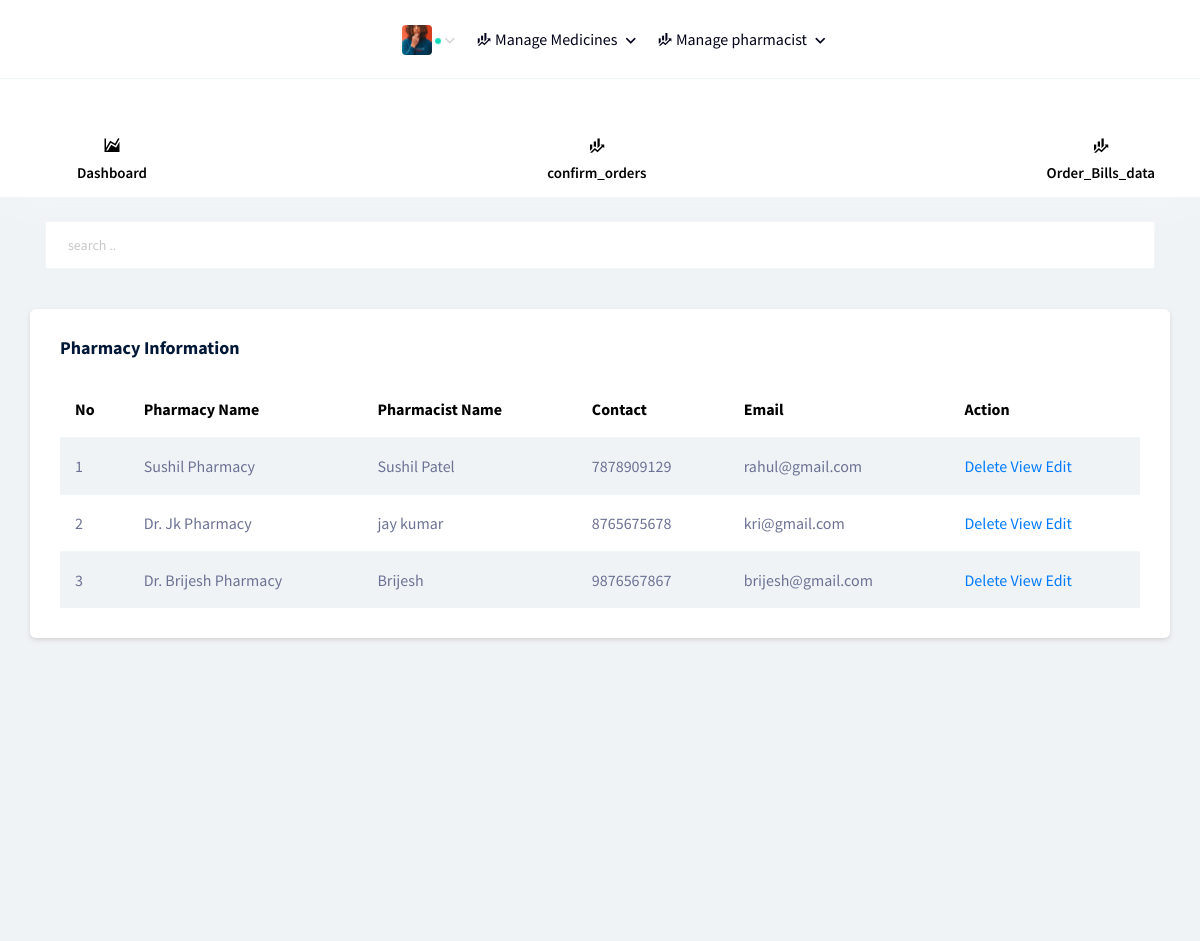
Page /admindashboard/ (signed in) on the committed database.
### app1/models.py (models this page shows, shortened)
class StoreDetails(models.Model):
    StoreName = models.CharField(max_length = 50,blank = True)
    PersonName = models.CharField(max_length = 50,blank = True)
    Contact = models.IntegerField(blank = True)
    email = models.EmailField(blank = True, default="", max_length=150)
    password = models.CharField(max_length = 50)
    add1 = models.TextField(default="")

### app1/views.py (the view)
# urls.py: path('admindashboard/', AdminDashboard, name='AdminDashboard'),
def AdminDashboard(request):
    if request.session.has_key('auser'):
        auser = request.session['auser']
        model = StoreDetails.objects.all()
        data = {}
        try:
            q = request.GET.get('search')
        except:
            q = None
        if q:
            product = StoreDetails.objects.filter(
                Q(StoreName__icontains=q) | Q(PersonName__icontains=q))
            data = {
                'data': model,
                'StoreDetails': product,
                'auser': auser
            }
        else:
            data = {'data': model}
        return render(request, 'admin/dashboard.html', data)
    else:
        return redirect('Adminlogin')

### app1/templates/admin/dashboard.html (shortened to what this page needs)
{% extends 'admin/adminbase.html' %}
{% load static %}
{% block content_data %}
        <div id="page-wrapper">
                <div class="row">
                    <div class="col-md-12 col-lg-12 col-sm-12">
                        <div class="white-box">
                            <div class="white-box">
                                <div class="container">
                                 <form action="" method="GET">
                                     <input type="text" name="search" class="form-control fa fa-search" placeholder="search ..">
                                 </form>
                             </div>
                             <br><br>
                        <div class="col-lg-12 grid-margin stretch-card">
                            <div class="card">
                              <div class="card-body">
                                <h4 class="card-title">Pharmacy Information</h4>
                                <div class="table-responsive">
                                  <table class="table table-striped">
                                    <thead>
                                      <tr>
                                        <th style="color:black; font-weight: bold;">No</th>
                                            <th style="color:black; font-weight: bold;">Pharmacy Name</th>
                                            <th style="color:black; font-weight: bold;">Pharmacist Name</th>
                                            <th style="color:black; font-weight: bold;">Contact</th>
                                            <th style="color:black; font-weight: bold;">Email</th>
                                            <th style="color:black; font-weight: bold;">Action</th>
                                      </tr>
                                    </thead>
                                    <tbody>
                                        {% for i in data %}
                                      <tr>
                                        <td>{{ forloop.counter }}</td>
                                        <td class="txt-oflo">{{ i.StoreName }}
                                            <a href = "/storeview/{{ i.id }}"></a></td>
                                        <td>{{ i.PersonName }}</td>
                                        <td>{{ i.Contact }}</td>
                                        <td>{{ i.email }}</td>
                                        <td><a href = "/storedelete/{{ i.id }}">Delete</a> <a href = "/storeview/{{ i.id }}">View</a> <a href = "/storeedit/{{ i.id }}">Edit</a></td>
                                      </tr>
                                      {% endfor %}
                                    </tbody>
                                  </table>
                                </div>
                              </div>
                            </div>
                          </div>
                        </div>
                    </div>
                </div>
        </div>
    </div>
{% endblock content_data %}

### app1/templates/admin/adminbase.html (shortened to what this page needs)
{% load static %}
<!DOCTYPE html>
<html lang="en">
  <head>
    <link rel="stylesheet" href="{% static 'vendors/mdi/css/materialdesignicons.min.css' %}">
    <link rel="stylesheet" href="{% static 'vendors/base/vendor.bundle.base.css' %}">
    <link rel="stylesheet" href="{% static 'css/style.css' %}">
  </head>
  <body>
    <div class="horizontal-menu">
      <nav class="navbar top-navbar col-lg-12 col-12 p-0">
        <div class="container-fluid">
          <div class="navbar-menu-wrapper d-flex align-items-center justify-content-between">
            <ul class="navbar-nav navbar-nav-left">
                <li class="nav-item nav-profile dropdown">
                  <a class="nav-link dropdown-toggle" href="#" data-toggle="dropdown" id="profileDropdown">
                    <span class="online-status"></span>
                    <img src="{% static 'images/faces/face28.png' %}" style="float: left;" alt="profile"/>
                  </a>
                </li>
                <li class="nav-item">
                  <div class="dropdown" >
                 <span  style="color:rgb(2, 2, 27);"   class=" dropdown-toggle"  data-toggle="dropdown" aria-haspopup="true" aria-expanded="false">
                      <i style="color:rgb(2, 2, 27);"  class="mdi mdi-finance menu-icon"></i>
                       Manage Medicines
                        </span>
                  </div>
                </li>
                <li class="nav-item">
                  <div class="dropdown" >
                   <span style="color:rgb(2, 2, 27);"  class=" dropdown-toggle"  data-toggle="dropdown" aria-haspopup="true" aria-expanded="false">
                     <i style="color:rgb(2, 2, 27);" class="mdi mdi-finance menu-icon"></i>
                       Manage pharmacist
                        </span>
                  </div>
                </li>
            </ul>
          </div>
        </div>
      </nav>
      <br>
      <br>
      <nav class="bottom-navbar">
        <div class="container">
            <ul class="nav page-navigation">
              <li class="nav-item">
                  <a href="{% url 'AdminDashboard' %}" class="nav-link">
                    <i class="mdi mdi-chart-areaspline menu-icon"></i>
                    <span class="menu-title">Dashboard</span>
                  </a>
              </li>
    <li class="nav-item">
      <a href="{% url 'confirm_order' %}" class="nav-link">
        <i class="mdi mdi-finance menu-icon"></i>
        <span class="menu-title">confirm_orders</span>
      </a>
  </li>
<li class="nav-item">
  <a href="{% url 'Order_Bills_data' %}" class="nav-link">
    <i class="mdi mdi-finance menu-icon"></i>
    <span class="menu-title">Order_Bills_data</span>
  </a>
</li>
            </ul>
        </div>
      </nav>
    </div>
		<div class="container-fluid page-body-wrapper">
			<div class="main-panel">
				<div class="content-wrapper">
                    {% block content_data %}
                    {% endblock content_data%}
                </div>
			</div>
		</div>
  </body>
</html>

### rows in the picture
StoreDetails: StoreName "Sushil Pharmacy", PersonName "Sushil Patel", Contact "7878909129", email "rahul@gmail.com"
StoreDetails: StoreName "Dr. Jk Pharmacy", PersonName "jay kumar", Contact "8765675678", email "kri@gmail.com"
StoreDetails: StoreName "Dr. Brijesh Pharmacy", PersonName "Brijesh", Contact "9876567867", email "brijesh@gmail.com"
